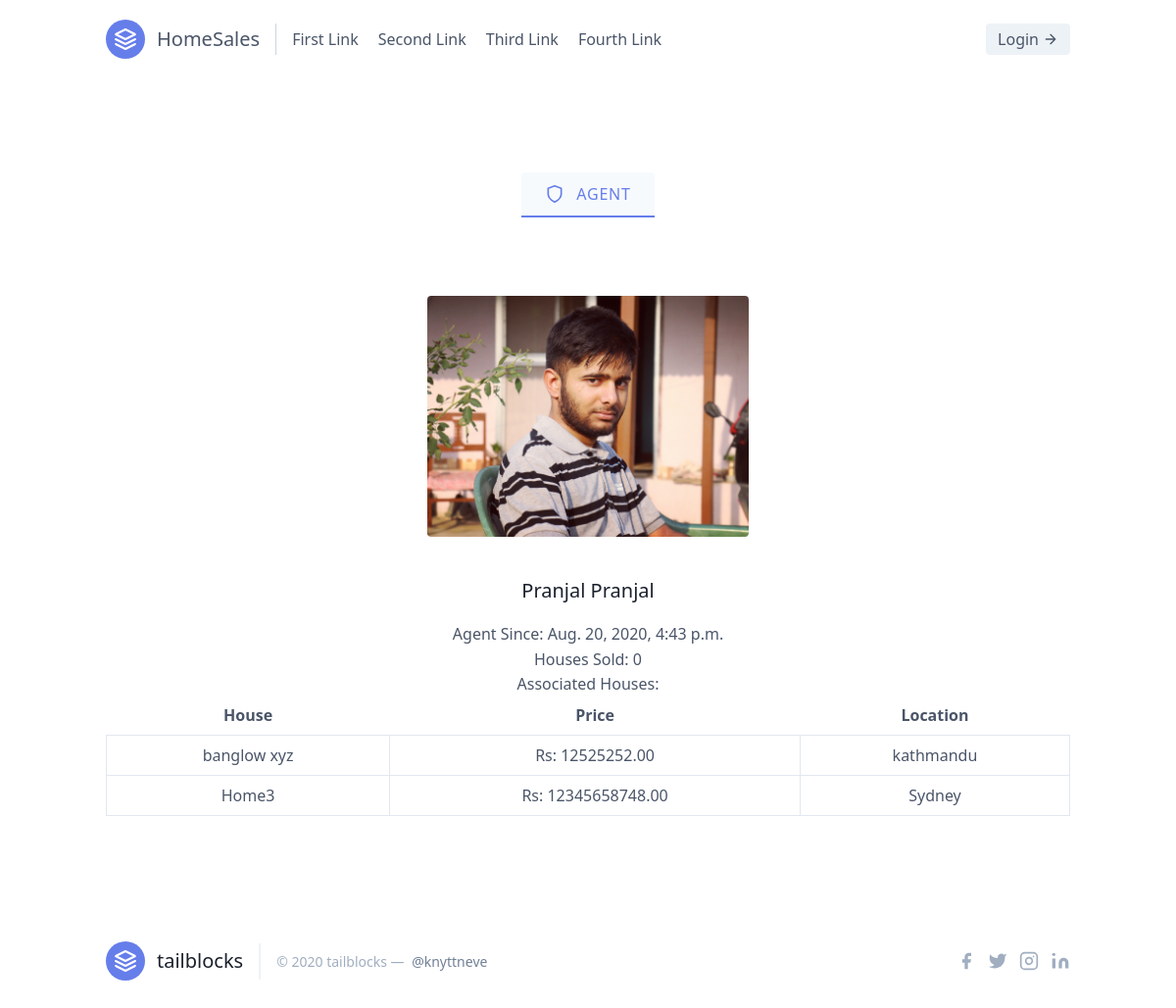
The page /agent/1/ on the database its author committed.
### sales/models.py (models this page shows, shortened)
class Agent(models.Model):
    fname = models.CharField(max_length = 100, default='')
    lname = models.CharField(max_length = 100, default='')
    joined_date = models.DateTimeField(auto_now_add=True)
    image = models.ImageField(upload_to = "gallery", blank =True)
    house_sold = models.IntegerField(default=0)
    is_mvp = models.BooleanField(default=False)

class Home(models.Model):
    agent = models.ForeignKey(Agent, on_delete = models.CASCADE)
    name = models.CharField(max_length = 100, default = '')
    location = models.CharField(max_length = 100, default = '')
    no_of_rooms = models.IntegerField(default=0)
    area = models.DecimalField(default=0, decimal_places=4, max_digits=19)
    price = models.DecimalField(default = 0, decimal_places=2, max_digits=19)
    image1 = models.ImageField(upload_to = "gallery", blank = False)
    image2 = models.ImageField(upload_to = "gallery", blank = True)
    image3 = models.ImageField(upload_to = "gallery", blank = True)

### sales/views.py (the view)
# urls.py: path('agent/<int:pk>/', views.individualAgent, name='individual-agent'),
def individualAgent(request, pk):
    agent = Agent.objects.get(id=pk)
    home = Home.objects.filter(agent=agent)
    return render(request, 'sales/individualAgent.html',{
        'agent':agent,
        'home':home
    })

### sales/templates/sales/individualAgent.html
{% extends 'sales/base.html' %}
{% block content %}
<section class="text-gray-700 body-font">
    <div class="container px-5 py-24 mx-auto flex flex-wrap flex-col">
      <div class="flex mx-auto flex-wrap mb-20">
        <a class="sm:px-6 py-3 w-1/2 sm:w-auto justify-center sm:justify-start border-b-2 title-font font-medium bg-gray-100 inline-flex items-center leading-none border-indigo-500 text-indigo-500 tracking-wider rounded-t">
          <svg fill="none" stroke="currentColor" stroke-linecap="round" stroke-linejoin="round" stroke-width="2" class="w-5 h-5 mr-3" viewBox="0 0 24 24">
            <path d="M12 22s8-4 8-10V5l-8-3-8 3v7c0 6 8 10 8 10z"></path>
          </svg>AGENT
        </a>
      </div>
      <img class="xl:w-1/4 lg:w-1/3 md:w-1/2 w-2/3 block mx-auto mb-10 object-cover object-center rounded" alt="hero" src="{{agent.image.url}}">
      <div class="flex flex-col text-center w-full">
        <h1 class="text-xl font-medium title-font mb-4 text-gray-900">{{agent.fname}} {{agent.fname}}</h1>
        <p class="lg:w-2/3 mx-auto leading-relaxed text-base">Agent Since: {{agent.joined_date}}</p>
        <p class="lg:w-2/3 mx-auto leading-relaxed text-base">Houses Sold: {{agent.house_sold}}</p>
        <h6>Associated Houses:</h6>
        <table class="table-auto text-center w-full">
            <thead>
              <tr>
                <th class="px-4 py-2">House</th>
                <th class="px-4 py-2">Price</th>
                <th class="px-4 py-2">Location</th>
              </tr>
            </thead>
            <tbody>
            {% for x in home %}
              <tr>
                <td class="border px-4 py-2"><a href="{% url 'home-details' x.id %}">{{x.name}}</a></td>
                <td class="border px-4 py-2">Rs: {{x.price}}</td>
                <td class="border px-4 py-2"> {{x.location}}</td>
              </tr>
        {% endfor %}
            </tbody>
          </table>
      </div>
    </div>
  </section>
{% endblock %}

### rows shown on the page
Agent: image (placeholder picture), fname "Pranjal", joined_date "Aug. 20, 2020, 4:43 p.m.", house_sold "0"
Home: name "banglow xyz", price "12525252.00", location "kathmandu"
Home: name "Home3", price "12345658748.00", location "Sydney"
